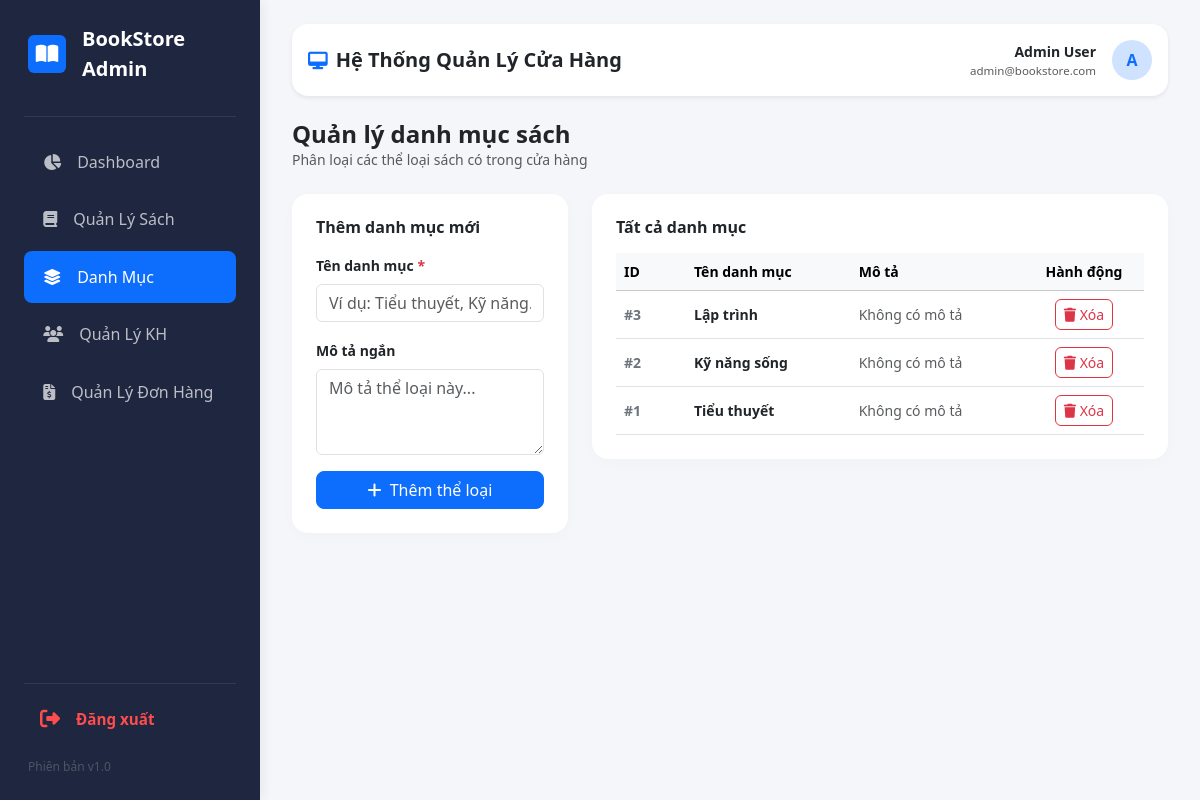
The app's page /admin/index.php?page=category-list (signed in) with its own data.
### tables this page shows
CREATE TABLE `categories` (
  `id` int(11) NOT NULL,
  `name` varchar(100) NOT NULL,
  `description` text DEFAULT NULL,
  `created_at` timestamp NOT NULL DEFAULT current_timestamp()
);

### admin/view/category-list.php (the view)
<?php
$categories = [];
if (isset($pdo)) {
    try {
        $categories = $pdo->query("SELECT * FROM categories ORDER BY id DESC")->fetchAll(PDO::FETCH_ASSOC);
    } catch (Exception $e) {
        echo "<div class='alert alert-danger mb-3'>Lỗi lấy danh mục: " . $e->getMessage() . "</div>";
    }
}
?>
<div class="mb-4">
    <h4 class="fw-bold m-0 text-dark">Quản lý danh mục sách</h4>
    <p class="text-muted small m-0">Phân loại các thể loại sách có trong cửa hàng</p>
</div>
<div class="row g-4">
    <div class="col-md-4">
        <div class="card panel-box">
            <h6 class="fw-bold text-dark mb-3">Thêm danh mục mới</h6>
            <form action="modules/category/create.php" method="POST">
                <div class="mb-3">
                    <label for="category_name" class="form-label small fw-semibold">Tên danh mục <span class="text-danger">*</span></label>
                    <input type="text" class="form-control rounded-2" id="category_name" name="name" placeholder="Ví dụ: Tiểu thuyết, Kỹ năng..." required>
                </div>
                <div class="mb-3">
                    <label for="category_desc" class="form-label small fw-semibold">Mô tả ngắn</label>
                    <textarea class="form-control rounded-2" id="category_desc" name="description" rows="3" placeholder="Mô tả thể loại này..."></textarea>
                </div>
                <button type="submit" name="btn-add-cat" class="btn btn-primary rounded-3 w-100">
                    <i class="fa-solid fa-plus me-1"></i> Thêm thể loại
                </button>
            </form>
        </div>
    </div>
    <div class="col-md-8">
        <div class="card panel-box">
            <h6 class="fw-bold text-dark mb-3">Tất cả danh mục</h6>
            <div class="table-responsive">
                <table class="table align-middle m-0 table-hover small">
                    <thead class="table-light">
                        <tr>
                            <th style="width: 70px;">ID</th>
                            <th>Tên danh mục</th>
                            <th>Mô tả</th>
                            <th style="width: 120px; text-align: center;">Hành động</th>
                        </tr>
                    </thead>
                    <tbody>
                        <?php if (empty($categories)): ?>
                            <tr><td colspan="4" class="text-center text-muted py-4">Chưa có danh mục nào được tạo.</td></tr>
                        <?php else: ?>
                            <?php foreach ($categories as $cat): ?>
                            <tr>
                                <td class="fw-bold text-secondary">#<?= $cat['id'] ?></td>
                                <td><span class="fw-bold text-dark"><?= htmlspecialchars($cat['name']) ?></span></td>
                                <td class="text-muted"><?= htmlspecialchars($cat['description'] ?? 'Không có mô tả') ?></td>
                                <td>
                                    <div class="d-flex justify-content-center gap-2">
                                        <a href="modules/category/delete.php?id=<?= $cat['id'] ?>"
                                           class="btn btn-sm btn-outline-danger rounded-2 px-2"
                                           onclick="return confirm('Xóa danh mục có thể ảnh hưởng đến các sách thuộc thể loại này! Bạn chắc chắn muốn xóa chứ?');">
                                            <i class="fa-solid fa-trash"></i> Xóa
                                        </a>
                                    </div>
                                </td>
                            </tr>
                            <?php endforeach; ?>
                        <?php endif; ?>
                    </tbody>
                </table>
            </div>
        </div>
    </div>
</div>

### admin/index.php (style rules this page uses)
:root { --sb-bg: #1e2640; --sb-hover: #2d3758; --body-bg: #f4f6f9; }
body { background-color: var(--body-bg); font-family: 'Segoe UI', system-ui, sans-serif; margin: 0; overflow-x: hidden; }
.panel-box { border: none; border-radius: 1rem; box-shadow: 0 4px 16px rgba(0,0,0,0.02); background: #fff; padding: 1.5rem; }

### records on screen
categories: id "3", name "Lập trình", description "Không có mô tả"
categories: id "2", name "Kỹ năng sống", description "Không có mô tả"
categories: id "1", name "Tiểu thuyết", description "Không có mô tả"

### other values on screen
$admin_fullname "Admin User"
$admin_email "admin@bookstore.com"
$avatar_letter "A"
